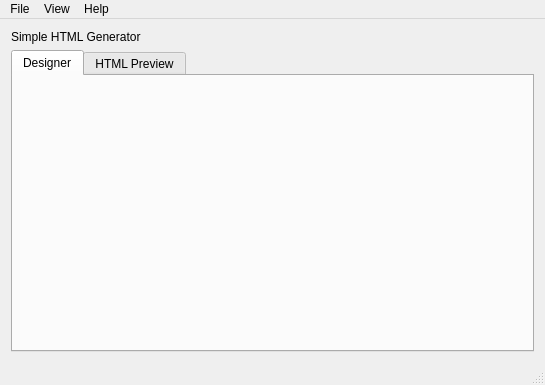
<?xml version="1.0" encoding="UTF-8"?>
<ui version="4.0">
 <class>MainWindow</class>
 <widget class="QMainWindow" name="MainWindow">
  <property name="geometry">
   <rect>
    <x>0</x>
    <y>0</y>
    <width>545</width>
    <height>385</height>
   </rect>
  </property>
  <property name="windowTitle">
   <string>Simple HTML Generator</string>
  </property>
  <property name="windowIcon">
   <iconset resource="qdarkstyle/style.qrc">
    <normaloff>:/qss_icons/rc/600px-HTML5_Badge.svg.png</normaloff>:/qss_icons/rc/600px-HTML5_Badge.svg.png</iconset>
  </property>
  <widget class="QWidget" name="centralWidget">
   <layout class="QVBoxLayout" name="verticalLayout">
    <item>
     <widget class="QLabel" name="fileNameLabel">
      <property name="text">
       <string>Simple HTML Generator</string>
      </property>
     </widget>
    </item>
    <item>
     <widget class="QTabWidget" name="tabWidget">
      <property name="toolTip">
       <string/>
      </property>
      <property name="currentIndex">
       <number>0</number>
      </property>
      <widget class="QWidget" name="designerTab">
       <attribute name="title">
        <string>Designer</string>
       </attribute>
      </widget>
      <widget class="QWidget" name="previewTab">
       <attribute name="title">
        <string>HTML Preview</string>
       </attribute>
       <layout class="QVBoxLayout" name="verticalLayout_2">
        <item>
         <widget class="QTextEdit" name="previewText">
          <property name="enabled">
           <bool>true</bool>
          </property>
          <property name="tabChangesFocus">
           <bool>false</bool>
          </property>
          <property name="readOnly">
           <bool>true</bool>
          </property>
          <property name="html">
           <string>&lt;!DOCTYPE HTML PUBLIC &quot;-//W3C//DTD HTML 4.0//EN&quot; &quot;http://www.w3.org/TR/REC-html40/strict.dtd&quot;&gt;
&lt;html&gt;&lt;head&gt;&lt;meta name=&quot;qrichtext&quot; content=&quot;1&quot; /&gt;&lt;style type=&quot;text/css&quot;&gt;
p, li { white-space: pre-wrap; }
&lt;/style&gt;&lt;/head&gt;&lt;body style=&quot; font-family:'MS Shell Dlg 2'; font-size:8.25pt; font-weight:400; font-style:normal;&quot;&gt;
&lt;p style=&quot; margin-top:0px; margin-bottom:0px; margin-left:0px; margin-right:0px; -qt-block-indent:0; text-indent:0px;&quot;&gt;&lt;span style=&quot; font-size:8pt;&quot;&gt;Blah-blah-blah&lt;/span&gt;&lt;/p&gt;&lt;/body&gt;&lt;/html&gt;</string>
          </property>
          <property name="acceptRichText">
           <bool>true</bool>
          </property>
          <property name="cursorWidth">
           <number>0</number>
          </property>
          <property name="textInteractionFlags">
           <set>Qt::TextSelectableByKeyboard|Qt::TextSelectableByMouse</set>
          </property>
          <property name="placeholderText">
           <string/>
          </property>
         </widget>
        </item>
       </layout>
      </widget>
     </widget>
    </item>
   </layout>
  </widget>
  <widget class="QMenuBar" name="menuBar">
   <property name="geometry">
    <rect>
     <x>0</x>
     <y>0</y>
     <width>545</width>
     <height>21</height>
    </rect>
   </property>
   <widget class="QMenu" name="menuFile">
    <property name="title">
     <string>File</string>
    </property>
    <addaction name="actionNew"/>
    <addaction name="actionOpen"/>
    <addaction name="separator"/>
    <addaction name="actionSave"/>
    <addaction name="separator"/>
    <addaction name="actionExit"/>
   </widget>
   <widget class="QMenu" name="menuEdit">
    <property name="title">
     <string>View</string>
    </property>
    <addaction name="actionSkins"/>
   </widget>
   <widget class="QMenu" name="menuHelp">
    <property name="title">
     <string>Help</string>
    </property>
    <addaction name="actionAbout"/>
   </widget>
   <addaction name="menuFile"/>
   <addaction name="menuEdit"/>
   <addaction name="menuHelp"/>
  </widget>
  <widget class="QStatusBar" name="statusBar"/>
  <action name="actionNew">
   <property name="text">
    <string>New</string>
   </property>
  </action>
  <action name="actionOpen">
   <property name="text">
    <string>Open</string>
   </property>
  </action>
  <action name="actionAbout">
   <property name="text">
    <string>About</string>
   </property>
  </action>
  <action name="actionExit">
   <property name="text">
    <string>Exit</string>
   </property>
  </action>
  <action name="actionSave">
   <property name="text">
    <string>Save</string>
   </property>
  </action>
  <action name="actionSkins">
   <property name="text">
    <string>Skin</string>
   </property>
  </action>
 </widget>
 <layoutdefault spacing="6" margin="11"/>
 <tabstops>
  <tabstop>tabWidget</tabstop>
  <tabstop>previewText</tabstop>
 </tabstops>
 <resources>
  <include location="qdarkstyle/style.qrc"/>
 </resources>
 <connections/>
</ui>
